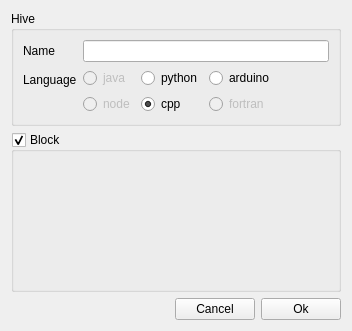
<?xml version="1.0" encoding="UTF-8"?>
<ui version="4.0">
 <class>NewHiveForm</class>
 <widget class="QWidget" name="NewHiveForm">
  <property name="geometry">
   <rect>
    <x>0</x>
    <y>0</y>
    <width>352</width>
    <height>331</height>
   </rect>
  </property>
  <property name="windowTitle">
   <string>New hive</string>
  </property>
  <layout class="QVBoxLayout" name="verticalLayout">
   <item>
    <widget class="QGroupBox" name="groupBox">
     <property name="title">
      <string>Hive</string>
     </property>
     <property name="flat">
      <bool>true</bool>
     </property>
     <property name="checkable">
      <bool>false</bool>
     </property>
     <layout class="QFormLayout" name="formLayout">
      <item row="0" column="0">
       <widget class="QLabel" name="label">
        <property name="text">
         <string>Name</string>
        </property>
       </widget>
      </item>
      <item row="0" column="1">
       <widget class="QLineEdit" name="hiveNameEdit"/>
      </item>
      <item row="1" column="0">
       <widget class="QLabel" name="label_2">
        <property name="text">
         <string>Language</string>
        </property>
       </widget>
      </item>
      <item row="1" column="1">
       <layout class="QHBoxLayout" name="horizontalLayout_3">
        <item>
         <layout class="QGridLayout" name="gridLayout_2">
          <item row="0" column="1">
           <widget class="QRadioButton" name="langPython">
            <property name="text">
             <string>python</string>
            </property>
           </widget>
          </item>
          <item row="0" column="0">
           <widget class="QRadioButton" name="langJava">
            <property name="enabled">
             <bool>false</bool>
            </property>
            <property name="text">
             <string>java</string>
            </property>
           </widget>
          </item>
          <item row="1" column="1">
           <widget class="QRadioButton" name="langCpp">
            <property name="text">
             <string>cpp</string>
            </property>
            <property name="checked">
             <bool>true</bool>
            </property>
           </widget>
          </item>
          <item row="1" column="0">
           <widget class="QRadioButton" name="langNode">
            <property name="enabled">
             <bool>false</bool>
            </property>
            <property name="text">
             <string>node</string>
            </property>
           </widget>
          </item>
          <item row="0" column="2">
           <widget class="QRadioButton" name="langArduino">
            <property name="text">
             <string>arduino</string>
            </property>
           </widget>
          </item>
          <item row="1" column="2">
           <widget class="QRadioButton" name="langFortran">
            <property name="enabled">
             <bool>false</bool>
            </property>
            <property name="text">
             <string>fortran</string>
            </property>
           </widget>
          </item>
         </layout>
        </item>
        <item>
         <spacer name="horizontalSpacer_2">
          <property name="orientation">
           <enum>Qt::Horizontal</enum>
          </property>
          <property name="sizeHint" stdset="0">
           <size>
            <width>40</width>
            <height>20</height>
           </size>
          </property>
         </spacer>
        </item>
       </layout>
      </item>
     </layout>
    </widget>
   </item>
   <item>
    <widget class="QGroupBox" name="blockGroupBox">
     <property name="sizePolicy">
      <sizepolicy hsizetype="Expanding" vsizetype="Expanding">
       <horstretch>0</horstretch>
       <verstretch>0</verstretch>
      </sizepolicy>
     </property>
     <property name="title">
      <string>Block</string>
     </property>
     <property name="flat">
      <bool>true</bool>
     </property>
     <property name="checkable">
      <bool>true</bool>
     </property>
     <property name="checked">
      <bool>true</bool>
     </property>
     <layout class="QVBoxLayout" name="groupBlockLayout"/>
    </widget>
   </item>
   <item>
    <layout class="QHBoxLayout" name="horizontalLayout">
     <item>
      <spacer name="horizontalSpacer">
       <property name="orientation">
        <enum>Qt::Horizontal</enum>
       </property>
       <property name="sizeHint" stdset="0">
        <size>
         <width>40</width>
         <height>20</height>
        </size>
       </property>
      </spacer>
     </item>
     <item>
      <widget class="QPushButton" name="cancelButton">
       <property name="text">
        <string>Cancel</string>
       </property>
      </widget>
     </item>
     <item>
      <widget class="QPushButton" name="okButton">
       <property name="text">
        <string>Ok</string>
       </property>
      </widget>
     </item>
    </layout>
   </item>
  </layout>
 </widget>
 <tabstops>
  <tabstop>hiveNameEdit</tabstop>
 </tabstops>
 <resources/>
 <connections/>
</ui>
